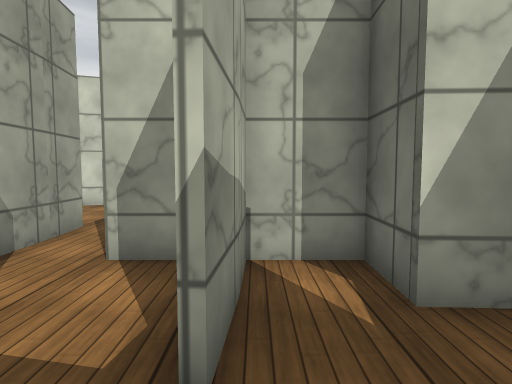
[1] (above)

13 first-person views from a walk through a Unity game level. The camera is 1.2 m above the floor, tilts 4° down and sees 80° across. The floor is counted in squares, 1 m on a side. Each view is taken from the middle of a square. On the plan, view 1 faces up. The plan holds only what a view shows up to about 13 squares ahead; the rest is blank. The place goes on beyond the plan. The player character is not drawn. Surface patterns are stand-ins for the level's own textures.

[2]
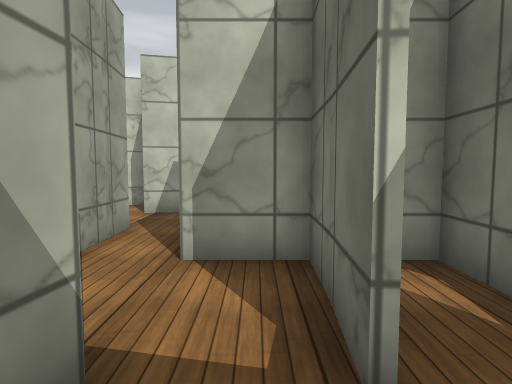

[3]
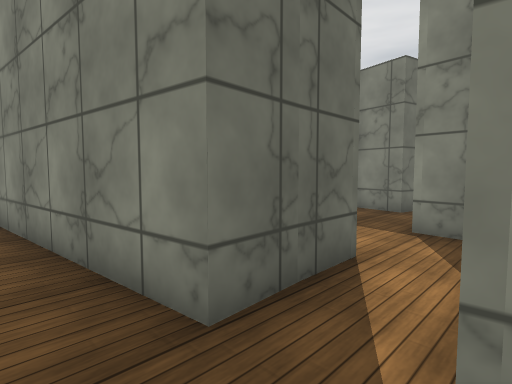

[4]
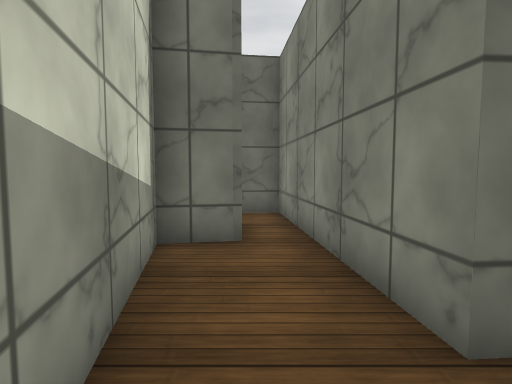

[5]
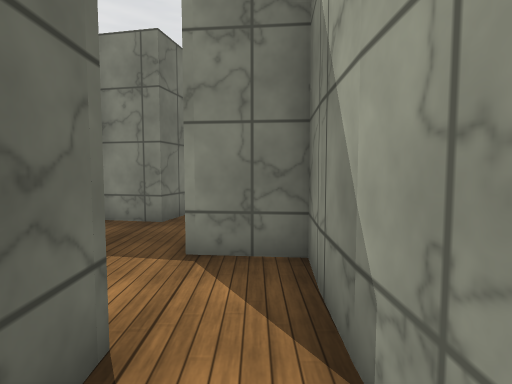

[6]
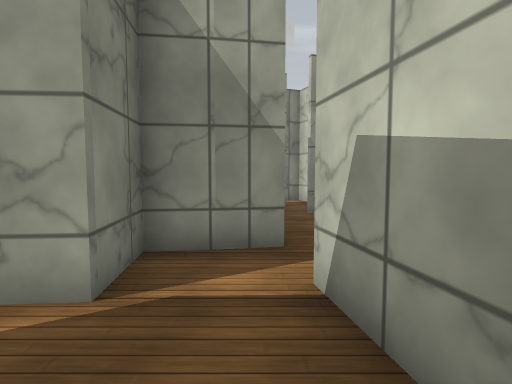

[7]
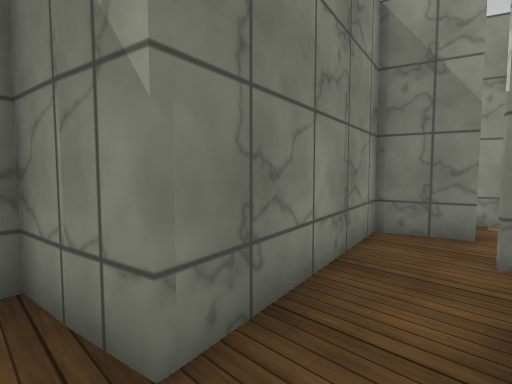

[8]
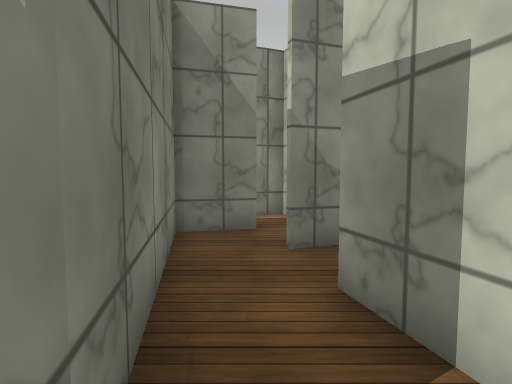

[9]
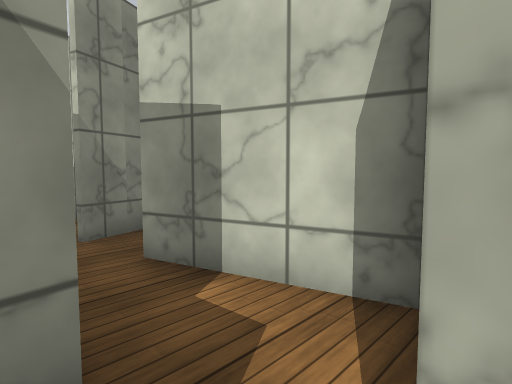

[10]
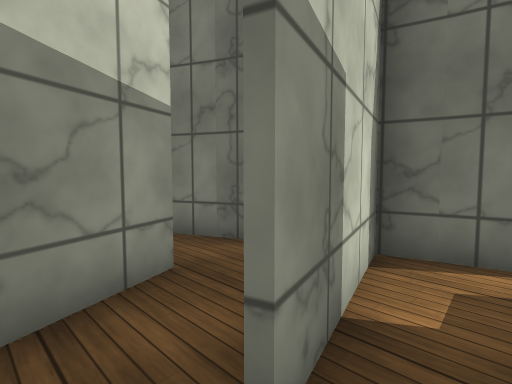

[11]
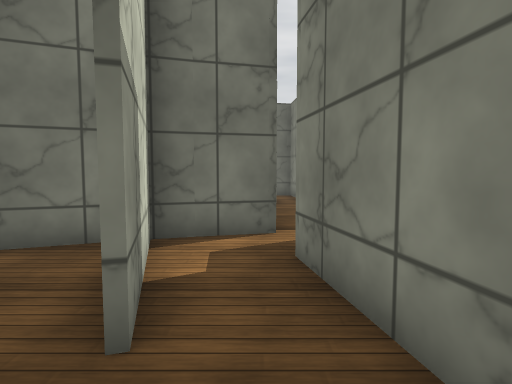

[12]
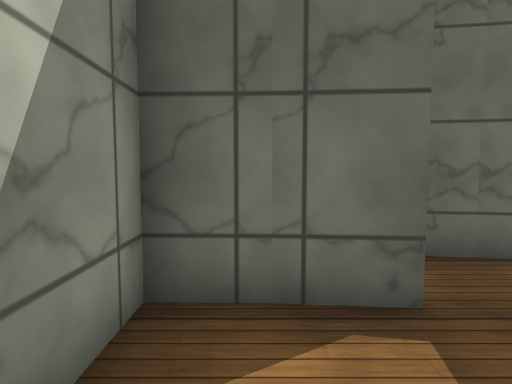

[13]
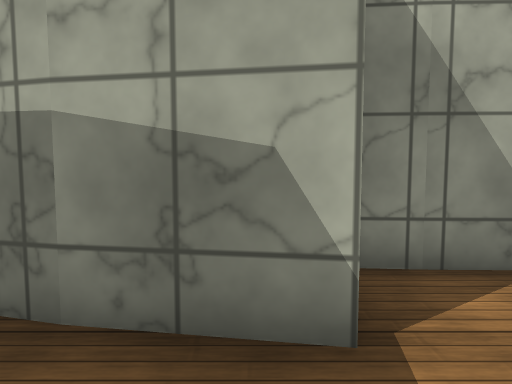

### Floor plan
Ten units are one square. View 1 is at (0, 0); x grows to the right and y downward. Boxes are objects, and circles mark ways between rooms. Rooms are numbered by the first view taken in them; rooms with no view inside come last. Other rooms are left out.
<svg viewBox="-118 -130 149 149">
<path fill="none" stroke="#000" d="M-4 -15 -2 -41M-20 -17 -24 12M-8 11 8 14M11 5 12 -7M10 -40 -20 -40M-37 -65 -36 -29M-56 -72 -54 -63M-20 -40 -21 -67 26 -71M-36 -31 -37 -19 -20 -17M12 -82 9 -96 -42 -86M-42 -86 -47 -109 -81 -98M-54 -63 -37 -65M-113 -91 -109 -74 -58 -84 -56 -72M-70 -124 -88 -116M-100 -108 -96 -94M-49 -115 -53 -125"/>
<circle cx="-20" cy="-30" r="3" fill="#2a7"/>
<circle cx="-50" cy="-80" r="3" fill="#2a7"/>
<circle cx="-90" cy="-100" r="3" fill="#2a7"/>
<text x="-10" y="-10">1</text>
<text x="-30" y="-70">2</text>
<text x="-70" y="-90">3</text>
<text x="-80" y="-110">4</text>
<text x="-60" y="-120">5</text>
</svg>
Room 1 opens to room 2. Room 2 opens to room 3. Room 3 opens to room 4.

Where each view was taken, in squares from view 1:
view 1: 0 up, 0 right, facing up
view 2: 0 up, 1 left, facing up
view 3: 8 up, 4 left, facing down-right
view 4: 8 up, 4 left, facing right
view 5: 6 up, 3 left, facing down
view 6: 8 up, 1 left, facing left
view 7: 10 up, 5 left, facing down-left
view 8: 9 up, 5 left, facing left
view 9: 8 up, 4 left, facing up-left
view 10: 9 up, 9 left, facing up-right
view 11: 9 up, 10 left, facing right
view 12: 3 up, 3 left, facing right
view 13: 1 up, 0 right, facing left
